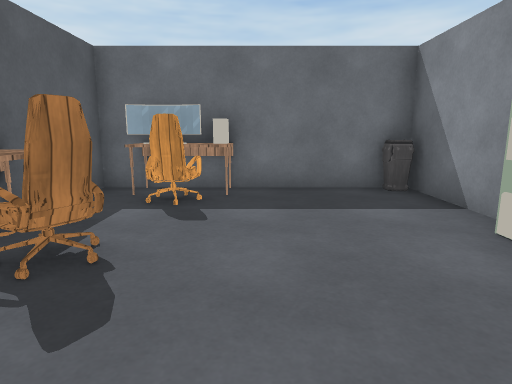
view 1 (above)

24 first-person views from a walk through a scene from a Unity 3-D project. The camera is 1.2 m above the floor, tilts 10° down and sees 75° across. Doors are open. The floor is counted in squares, 1 m on a side. Each view is taken from the middle of a square. On the plan, view 1 faces up. The plan holds only what a view shows up to about 14 squares ahead; the rest is blank. The player is left out. Some animated figures are left out. Some surface patterns are stand-ins.

view 2
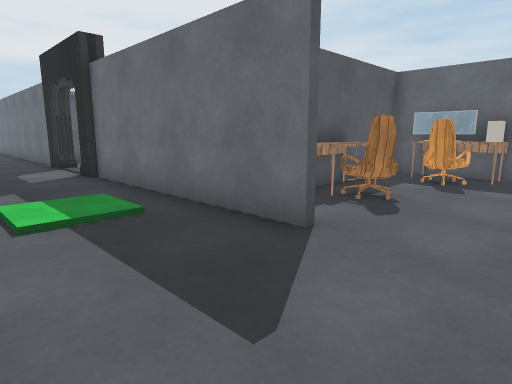

view 3
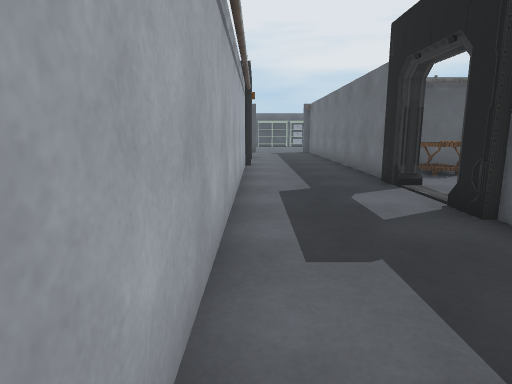

view 4
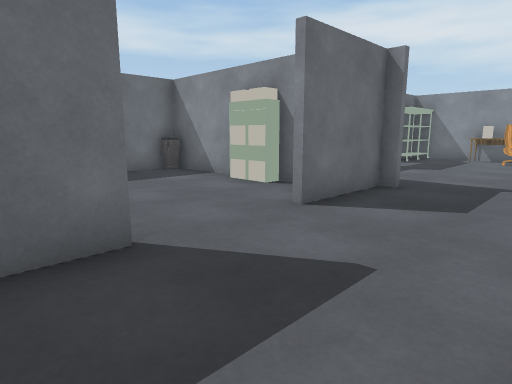

view 5
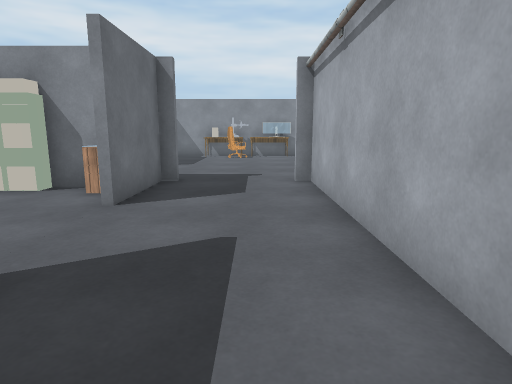

view 6
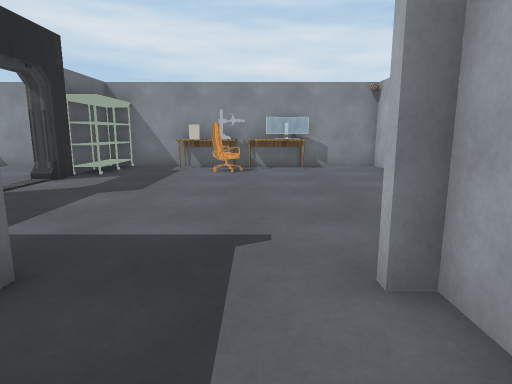

view 7
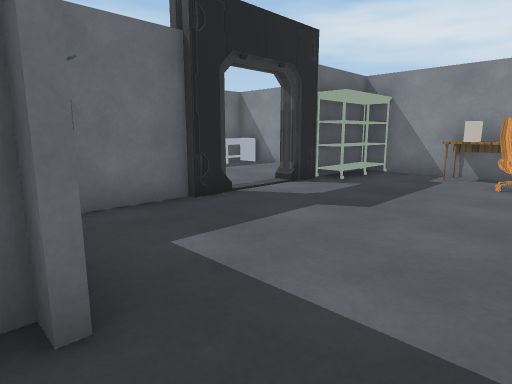

view 8
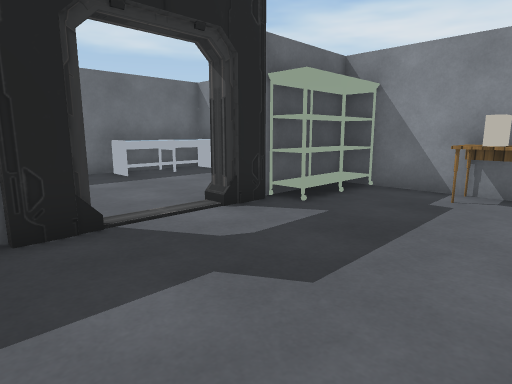

view 9
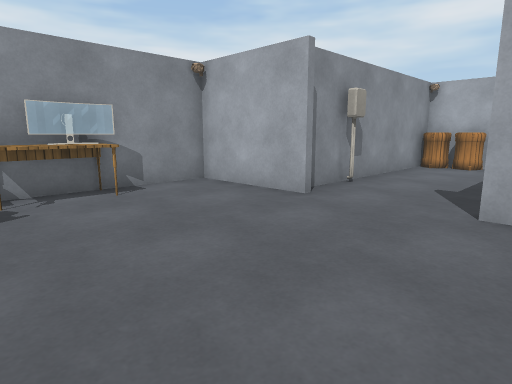

view 10
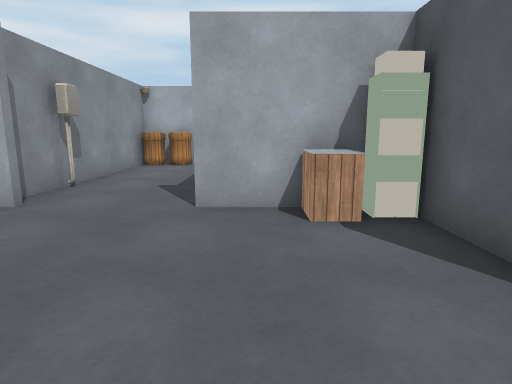

view 11
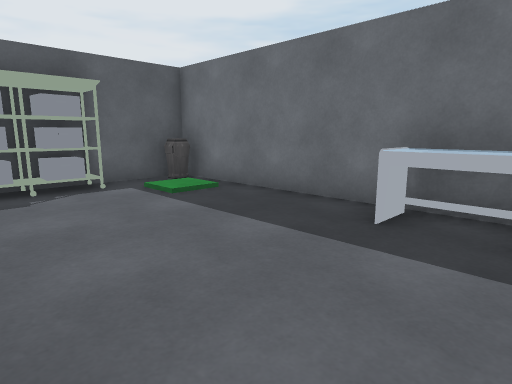

view 12
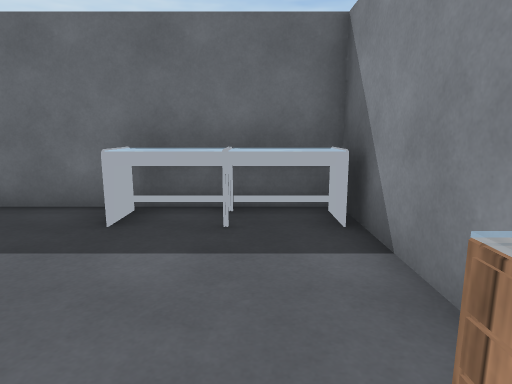

view 13
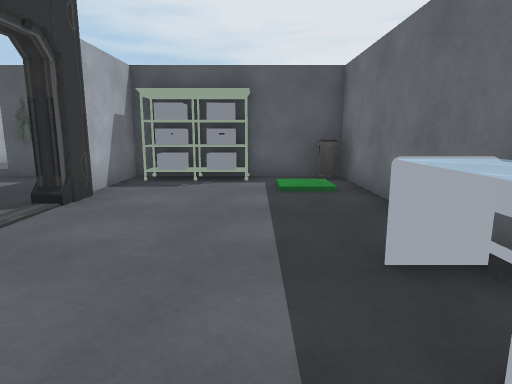

view 14
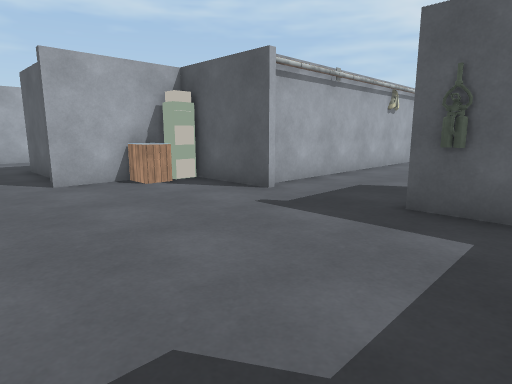

view 15
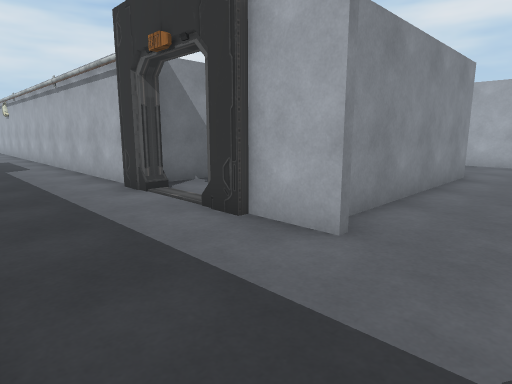

view 16
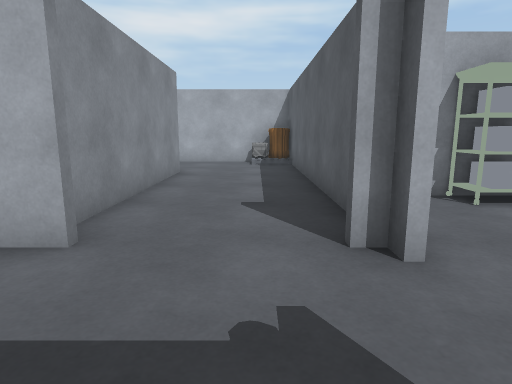

view 17
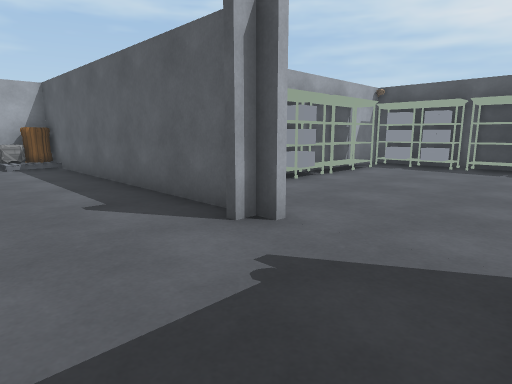

view 18
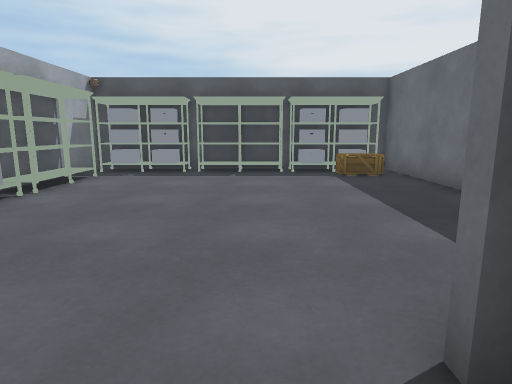

view 19
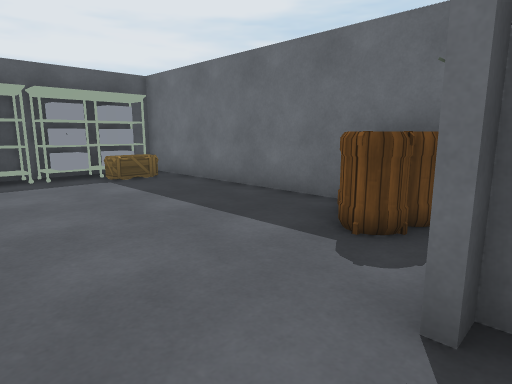

view 20
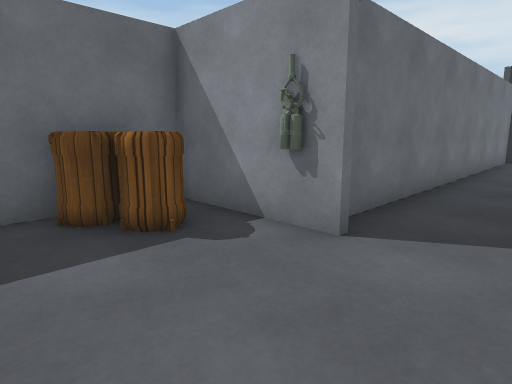

view 21
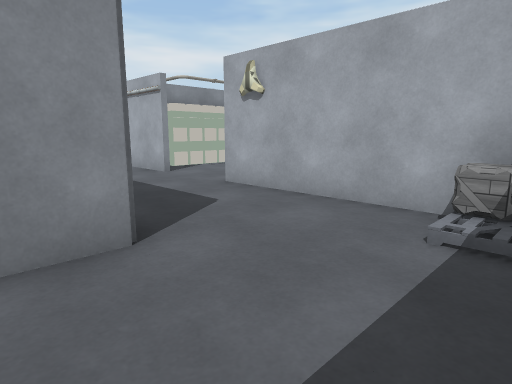

view 22
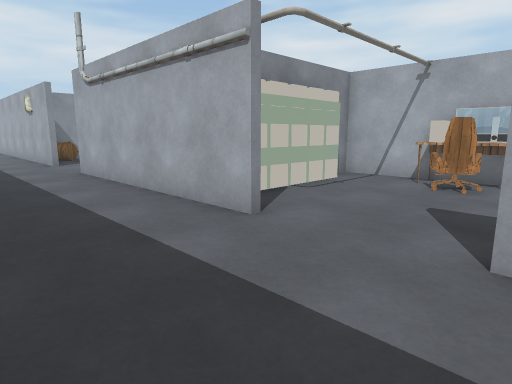

view 23
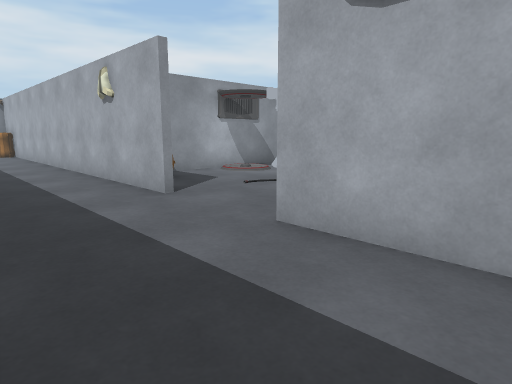

view 24
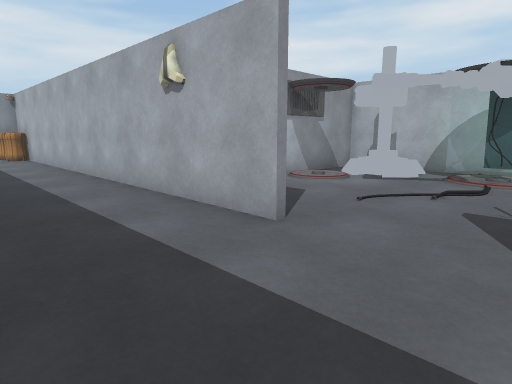

### Floor plan
Points are (right, up) in squares from view 1. A wall is a line through its corners. A room is listed if a view was taken in it or the views show most of it. See-through windows are left out.
Room 1 (views 1, 2, 3, 4, 5, 6, 7)
walls: (-1.4, 0.4) (-8.6, 0.4); (-8.5, 0.2) (-9.5, 0.2); (3.4, 1.4) (3.4, 2.6); (3.4, 4.4) (3.4, 7.4) (-3.4, 7.4) (-3.4, 4.4); (4.4, 0.4) (1.5, 0.4); (-11.6, 0.2) (-12.5, 0.2); (-12.4, 0.4) (-16.4, 0.4); (-16.6, -3.4) (4.4, -3.4) (4.4, -3); (-17.4, -3.2) (-16.5, -3.2)
ways out: opening at (5, -1.5) to room 2; opening at (-17.5, -1.5) to room 3; open door at (-10.5, 0.5)
objects: other object (-3, 3) to (-3, 4); other object (-2, 3) to (-2, 4); other object (-2, 6) to (-1, 6); other object (-2, 7); other object (-1, 7); other object (3, 1); other object (3, 3); other object (3, 4); other object (3, 7)
Room 2 (views 8, 9, 10, 11, 12, 13, 14)
walls: (11.5, 3.2) (10.6, 3.2); (8.4, 3.2) (7.5, 3.2); (8.6, 3.4) (8.1, 3.4); (7.6, 3.4) (5.6, 3.4); (7.5, 3.8) (8.4, 3.8); (4.6, 1.4) (4.6, 0); (14.4, 5.8) (14.4, 7.5); (4.6, -2.9) (4.6, -5.5); (10.9, -6.4) (14.4, -6.4) (14.4, 3.4); (5.1, -6.4) (8, -6.4); (14.5, 9.4) (4.6, 9.4) (4.6, 3.6) (7.2, 3.6)
ways out: opening at (5, -1.5) to room 1; opening at (10, -5.7) to room 3; open door at (9.5, 3.5)
objects: other object (5, -6); other object (5, 1); other object (5, 4) to (5, 7); other object (5, 9); other object (6, -6); other object (11, 8) to (14, 9); other object (12, -1) to (13, -1); other object (12, 3) to (14, 3); other object (14, -4); other object (14, -3); other object (14, -2); other object (14, -1); other object (14, 0); other object (14, 1); other object (14, 4) to (14, 5)
Room 3 (views 15, 16, 17, 18, 19, 20, 21, 22, 23, 24)
walls: (-15.6, -14.4) (-8, -14.4); (-14.1, -16.5) (-14.1, -15.6) (-13.8, -15.6); (-21.6, -10.6) (-21.6, -4.2); (-20.5, -3.2) (-19.5, -3.2); (-17.6, -20.4) (-13.6, -20.4) (-13.6, -19.9); (-22.1, -3.4) (-20.4, -3.4); (-5.1, -14.4) (-3.5, -14.4); (-25.5, -14.4) (-18.5, -14.4); (-16.4, 0.4) (-25.4, 0.4) (-25.4, 0); (-25.4, -4) (-25.4, -13.5); (-6.8, -20.8) (-6.1, -20.8); (-25.4, -2.9) (-25.4, -3.4) (-25, -3.4); (-1.6, -14.4) (11.4, -14.4) (11.4, -7.1); (-28.2, -6.4) (-27.4, -6.4); (-6.5, -22.4) (-1.6, -22.4) (-1.6, -16.6); (-25.6, -0.1) (-25.6, 3.4) (-33.2, 3.4); (7.6, -8.2) (7.6, -10.5); (-35.4, 3.5) (-35.4, -6.4) (-33.6, -6.4); (11, -8.8) (11, -8.2)
ways out: opening at (-17.5, -1.5) to room 1; opening at (10, -5.7) to room 2; open door at (-18.5, -3.5)
objects: other object (-35, -6) to (-35, -4); other object (-35, -3) to (-35, 0); other object (-35, 1) to (-35, 3); other object (-34, 2) to (-34, 3); other object (-33, -6) to (-31, -6); other object (-30, -6) to (-28, -6); other object (-28, 3); other object (-27, 2); other object (-27, 3); other object (-26, 1); other object (-25, -14); other object (-24, -14); other object (-18, -20); other object (-17, -20); other object (-17, -19); other object (-16, -20); other object (-14, -19); other object (-14, -18); other object (-14, -17); other object (-4, -21) to (-3, -21); other object (-3, -16) to (-2, -15); other object (-2, -19); other object (10, -14); other object (11, -14)

Positions as (right, up) in squares from view 1, and headings:
1: (0, 0), facing up
2: (1, -3), facing up-left
3: (-4, -3), facing left
4: (-3, -3), facing up-right
5: (-4, -2), facing right
6: (2, -2), facing right
7: (4, -2), facing up-right
8: (7, -1), facing up-right
9: (7, -1), facing down-right
10: (7, -1), facing down
11: (13, 4), facing up-left
12: (13, 4), facing up
13: (14, 7), facing left
14: (10, 2), facing down-left
15: (-24, 0), facing down-right
16: (-24, 0), facing down
17: (-22, 0), facing down-left
18: (-24, -1), facing left
19: (-25, -2), facing up-left
20: (-29, -2), facing up-right
21: (-25, -9), facing down-right
22: (-19, -11), facing down-right
23: (-11, -11), facing down-right
24: (-8, -11), facing down-right
